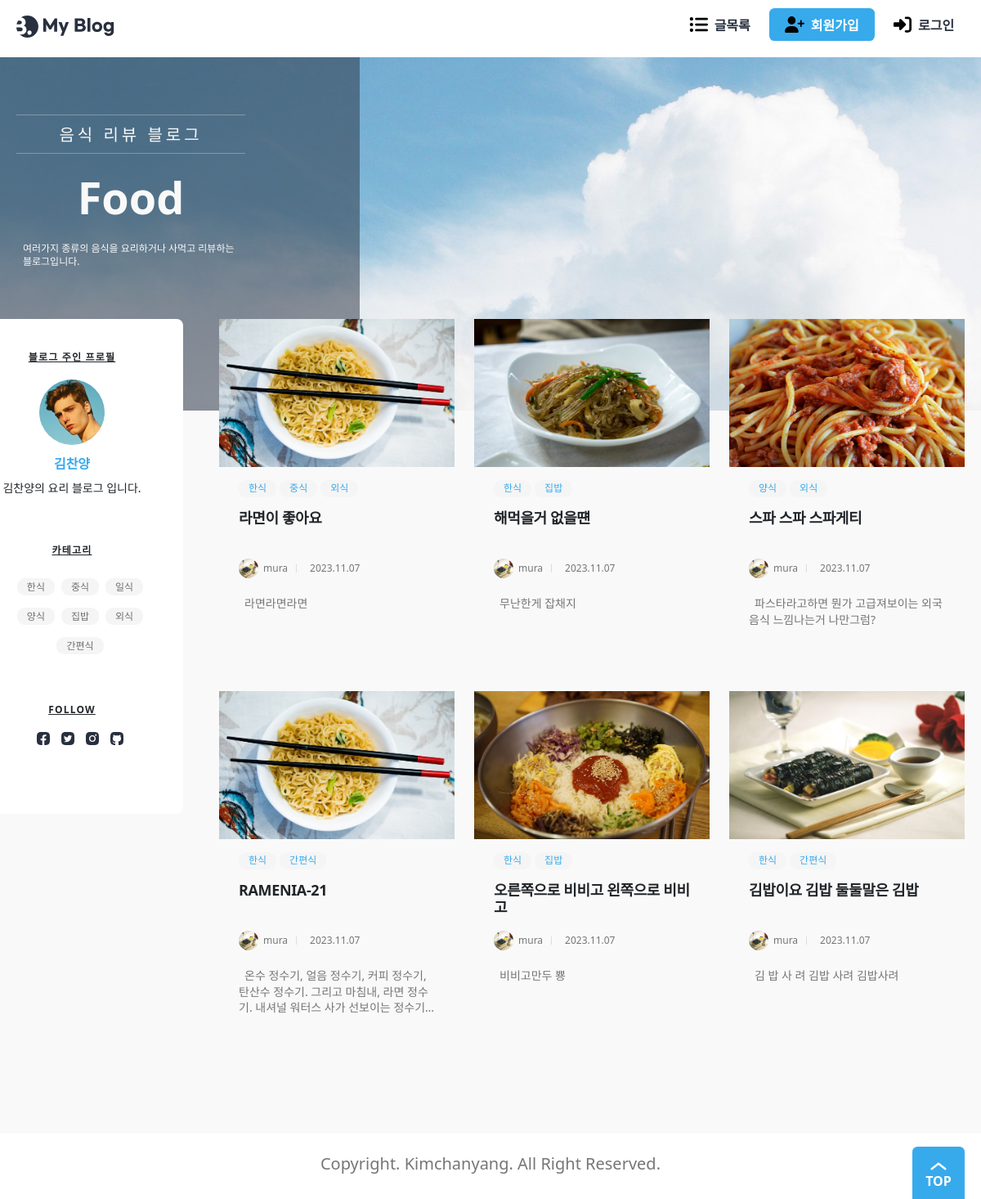
The page / on the database its author committed.
### blog/models.py (models this page shows, shortened)
class Post(models.Model):
    title = models.CharField(_("제목"), max_length=50)
    content = models.TextField(_("내용"))
    head_image = models.ImageField(
        _("메인 이미지"), upload_to="blog/images/%Y/%m/%d/", blank=True
    )
    file_upload = models.FileField(
        _("파일"), upload_to="blog/files/%Y/%m/%d/", blank=True
    )
    created_at = models.DateTimeField(_("작성일자"), auto_now_add=True)
    updated_at = models.DateTimeField(_("수정일자"), auto_now=True)
    author = models.ForeignKey(User, on_delete=models.CASCADE, verbose_name="작성자")
    tags = models.ManyToManyField("Tag", blank=True, verbose_name="태그")
    view_count = models.PositiveIntegerField(verbose_name="조회수", default=0)
    likes_count = models.PositiveIntegerField(verbose_name="좋아요", default=0)
    class Meta:
        ordering = ["-created_at"]

class Tag(models.Model):
    name = models.CharField(max_length=50, unique=True, verbose_name="태그 이름")
    def __str__(self):
        return self.name

### accounts/models.py (models this page shows)
class User(AbstractUser):
    nickname = models.CharField(_("닉네임"), max_length=50)
    profile_img = models.ImageField(
        _("프로필 사진"), upload_to=user_directory_path, blank=True
    )
    class Meta:
        db_table = "User"

### main/views.py (the view)
class PostPick6(ListView):
    model = Post
    ordering = "-pk"
    template_name = "main/index.html"
    def get_queryset(self):
        return Post.objects.all().order_by("-pk")[:6]
    def get_context_data(self, **kwargs):
        context = super().get_context_data(**kwargs)
        context["tags"] = Tag.objects.all()
        return context

### templates/main/index.html (shortened to what this page needs)
{% extends "base.html" %}
{% block main %}
{% load static %}
<div class="banner">
    <div class="max-width">
        <div class="banner-contents">
            <p class="sub-text">음식 리뷰 블로그</p>
            <p class="main-text">Food</p>
            <p class="description">
                여러가지 종류의 음식을 요리하거나 사먹고 리뷰하는 블로그입니다.
            </p>
        </div>
    </div>
</div>
<main>
    <div class="max-width">
        <ul class="posts">
            {% for post in object_list %}
            <li>
                <article onclick='location.href="{% url "post:detail" post.id %}"'
                    style="cursor: pointer; border-radius: 5px;">
                    <img {% if post.head_image %} src="{{ post.head_image.url }}" {% else %}
                        src="{% static 'images/background.jpg' %}" {% endif %} alt=""
                        style="width: 288px;height: 181px;">
                    <div class="contents-wrap">
                        <dl class="category">
                            {% for tag in post.tags.iterator %}
                            <dd><a href="{% url 'search:tag' tag %}">{{tag}}</a></dd>
                            {% endfor %}
                        </dl>
                        <h3>{{post.title}}</h3>
                        <dl class="author-wrap">
                            <dd class="author">
                                {% if post.author.profile_img %}
                                <img src="{{ post.author.profile_img.url }}" alt="">
                                {% else %}
                                <img src="{% static './assets/blank_profile.png' %}" alt="">
                                {% endif %}
                                {{post.author}}
                            </dd>
                            <dd class="created">{{post.created_at|date:'Y.m.d'}}</dd>
                        </dl>
                        <p class="post-description">
                            {{post.content|truncatechars:100}}
                        </p>
                    </div>
                </article>
            </li>
            {% endfor %}
        </ul>
        <aside class="about">
            <h2>블로그 주인 프로필</h2>
            <img src="{% static './assets/profile.jpg' %}" alt="" class="user-profile">
            <p class="user-name">김찬양</p>
            <p class="user-description">김찬양의 요리 블로그 입니다.</p>
            <h3>카테고리</h3>
            <ul class="categories">
                {% for tag in tags %}
                <li><a href="{% url 'search:tag' tag %}">{{ tag }}</a></li>
                {% endfor %}
            </ul>
            <h3>Follow</h3>
            <ul class="sns">
                <li>
                    <a href="#">
                        <img src="{% static './assets/Facebook.svg' %}" alt="Facebook">
                    </a>
                </li>
                <li>
                    <a href="#">
                        <img src="{% static './assets/Twitter.svg' %}" alt="Twitter">
                    </a>
                </li>
                <li>
                    <a href="#">
                        <img src="{% static './assets/Instagram.svg' %}" alt="Instagram">
                    </a>
                </li>
                <li>
                    <a href="https://github.com/Kimchanyang524">
                        <img src="{% static './assets/GitHub.svg' %}" alt="GitHub">
                    </a>
                </li>
            </ul>
        </aside>
    </div>
</main>
{% endblock main %}

### static/css/global.css (style rules this page uses)
:root { --main-color: rgb(55, 170, 236); --main-rgb: 55, 171, 236; --outline-border: rgb(55, 160, 236); --red-color: rgb(243, 124, 75); --red-rgb: 243, 124, 75; --black-color: #28303f; --white-color: #fff; --gray-color: #767676; --border-color: #ddd; --gray-background-light: #f9f9f9; --gray-background: #f5f5f5; --gray-text: #6f6f6f; --border-radius: 0.4em; }
h1, a, div, p, section, article, input, textarea { box-sizing: border-box; }
a { text-decoration: none; color: inherit; }
html { font-size: 10px; }
body { font-size: 1.6rem; line-height: 1.4; }
a { border-radius: 0.8rem; overflow: hidden; }
img { vertical-align: bottom; }
body { background: var(--gray-background-light); }
.max-width { width: 1224px; max-width: calc(100% - 4rem); margin: 0 auto; }

### static/css/about.css (style rules this page uses)
.about { flex-basis: calc((100% - 2.4rem * 3) / 4); flex-shrink: 0; align-self: flex-start; padding: 4rem 2.4rem 7rem; box-sizing: border-box; border-radius: var(--border-radius); background: var(--white-color); text-align: center; font-size: 2rem; }
.about h2, .about h3 { margin-bottom: 2rem; font-size: 1.2rem; font-weight: bold; text-transform: uppercase; text-decoration: underline; letter-spacing: 0.1em; }
.about h3 { margin-top: 6rem; }
.about .user-profile { width: 8rem; height: 8rem; object-fit: cover; border-radius: 50%; }
.about .user-name { color: var(--main-color); font-weight: bold; font-size: 1.6rem; margin: 1.2rem 0 0.8rem; }
.about .user-description { font-size: 1.4rem; padding: 0 0.4rem; }
.categories { display: flex; flex-wrap: wrap; align-items: center; justify-content: center; gap: 0.8rem; }
.categories li a { background: var(--gray-background); color: var(--gray-text); font-size: 1.2rem; border-radius: calc(var(--border-radius) * 2); padding: 0.2rem 1.2rem; }
.sns { display: flex; gap: 0.6rem; justify-content: center; margin-top: -0.4rem; }
.sns a { display: block; padding: 0.4rem; line-height: 1; }
.sns img { width: 1.6rem; display: block; }

### static/css/banner.css (style rules this page uses)
.banner { position: relative; background: url(../assets/background.jpg) no-repeat 50% 50% / cover; height: 27em; margin-bottom: -7em; }
.banner-contents { width: 28rem; padding: 7rem 0 14.5rem; text-align: center; color: var(--gray-background-light); }
.banner-contents::before { content: ""; display: block; position: absolute; top: 0; left: 0; width: calc((100% - 1224px) / 2 + 44rem); height: 100%; background: rgba(40, 48, 63, 0.5); }
.banner-contents > * { position: relative; }
.banner-contents .sub-text { border: 1px solid rgba(249, 249, 249, 0.3); border-width: 1px 0; padding: 1rem 0 0.8rem; font-size: 2rem; letter-spacing: 0.2em; }
.banner .main-text { font-weight: bold; font-size: 5.4rem; margin: 1.6rem 0; }
.description { font-size: 1.2rem; text-align: left; word-break: break-all; padding: 0 0.8rem; }
@media (max-width: 1280px) { .banner-contents::before { width: 44rem; } }

### static/css/category.css (style rules this page uses)
.category { display: flex; flex-wrap: wrap; color: var(--main-color); }
.category dd { margin-right: 0.4rem; padding: 0.2rem 1.2rem; border-radius: calc(var(--border-radius) * 2); background: var(--gray-background); font-size: 1.2rem; }

### static/css/author.css (style rules this page uses)
.author-wrap { display: flex; gap: 1rem; color: #767676; font-size: 1.2rem; }
.author-wrap dd { display: flex; align-items: center; gap: 0.6rem; }
.author img { width: 2em; height: 2em; border-radius: 50%; }
.created::before { content: ""; display: block; width: 1px; height: 0.8em; margin-right: 1rem; background: var(--border-color); }

### static/css/post.css (style rules this page uses)
.contents-wrap { padding: 1.6rem 2.4rem 2.4rem; }
.contents-wrap h3, .contents-wrap .post-description { display: -webkit-box; -webkit-box-orient: vertical; overflow: hidden; text-overflow: ellipsis; word-break: break-all; }
.contents-wrap h3 { height: calc(1.8rem * 1.4 * 2); margin: 1rem 0; font-size: 1.8rem; font-weight: bold; -webkit-line-clamp: 2; letter-spacing: -0.02em; }
.contents-wrap .post-description { height: calc(1.4rem * 1.4 * 3); margin-top: 1.6rem; color: var(--gray-color); font-size: 1.4rem; -webkit-line-clamp: 3; text-indent: 0.5em; }

### static/css/posts.css (style rules this page uses)
.posts { display: grid; grid-template-columns: repeat(3, 1fr); gap: 2.4rem; }

### static/css/main.css (style rules this page uses)
main > .max-width { display: flex; flex-direction: row-reverse; gap: 2.4rem; position: relative; }

### rows shown on the page
Post: head_image (picture), title "라면이 좋아요", author.profile_img (picture), author "mura", created_at "2023.11.07", content "라면라면라면"
Tag: name "한식"
Tag: name "중식"
Tag: name "외식"
Post: head_image (picture), title "해먹을거 없을떈", author.profile_img (picture), author "mura", created_at "2023.11.07", content "무난한게 잡채지"
Tag: name "집밥"
Post: head_image (picture), title "스파 스파 스파게티", author.profile_img (picture), author "mura", created_at "2023.11.07", content "파스타라고하면 뭔가 고급져보이는 외국음식 느낌나는거 나만그럼?"
Tag: name "양식"
Post: head_image (picture), title "RAMENIA-21", author.profile_img (picture), author "mura", created_at "2023.11.07", content "온수 정수기, 얼음 정수기, 커피 정수기, 탄산수 정수기. 그리고 마침내, 라면 정수기. 내셔널 워터스 사가…"
Tag: name "간편식"
Post: head_image (picture), title "오른쪽으로 비비고 왼쪽으로 비비고", author.profile_img (picture), author "mura", created_at "2023.11.07", content "비비고만두 뿅"
Post: head_image (picture), title "김밥이요 김밥 둘둘말은 김밥", author.profile_img (picture), author "mura", created_at "2023.11.07", content "김 밥 사 려 김밥 사려 김밥사려"
Tag: name "일식"
